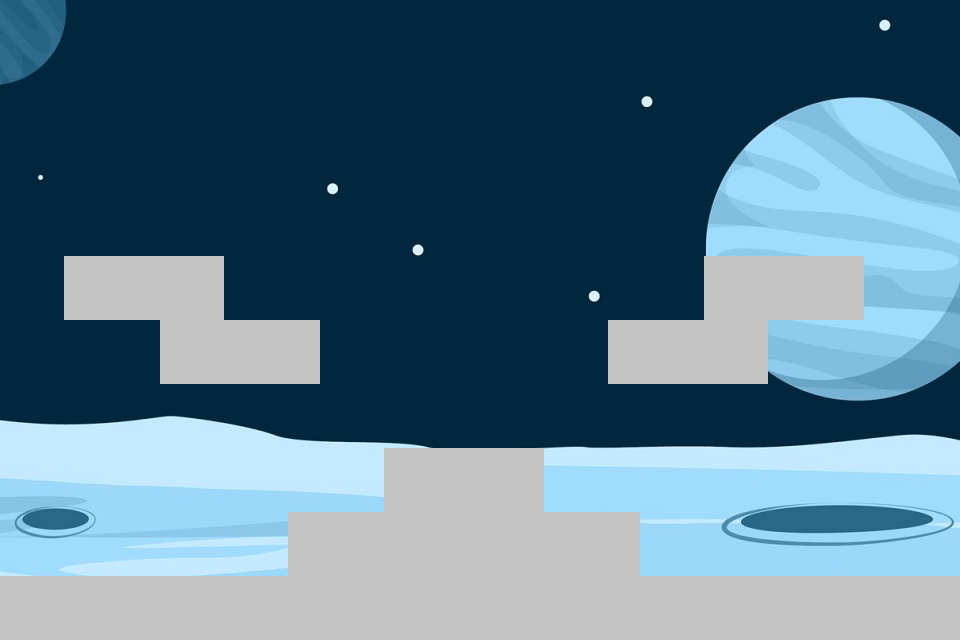

The image is a tile-based game level rendered from a .tmx file. Its description and source (layers, tilesets, objects; grid data summarised) follow:
An orthogonal 30x20 tile map with 32x32 px tiles, 2 tile layers (fondo, plataformas), 2 tilesets and 8 objects (7x star, player).

<map version="1.8" tiledversion="1.8.5" orientation="orthogonal" renderorder="right-down" width="30" height="20" tilewidth="32" tileheight="32" infinite="0" nextlayerid="4" nextobjectid="9">
 <tileset firstgid="1" name="fondonivel1" tilewidth="32" tileheight="32" tilecount="1363" columns="47">
  <image source="../images/fondonivel1.png" width="1531" height="957" />
 </tileset>
 <tileset firstgid="1364" name="plataforma" tilewidth="32" tileheight="32" tilecount="50" columns="25">
  <image source="../images/plataforma.png" width="802" height="66" />
  <tile id="0">
   <properties>
    <property name="colisionables" type="bool" value="true" />
   </properties>
  </tile>
  <tile id="1">
   <properties>
    <property name="colisionables" type="bool" value="true" />
   </properties>
  </tile>
  <tile id="2">
   <properties>
    <property name="colisionables" type="bool" value="true" />
   </properties>
  </tile>
  <tile id="3">
   <properties>
    <property name="colisionables" type="bool" value="true" />
   </properties>
  </tile>
  <tile id="4">
   <properties>
    <property name="colisionables" type="bool" value="true" />
   </properties>
  </tile>
  <tile id="5">
   <properties>
    <property name="colisionables" type="bool" value="true" />
   </properties>
  </tile>
  <tile id="6">
   <properties>
    <property name="colisionables" type="bool" value="true" />
   </properties>
  </tile>
  <tile id="7">
   <properties>
    <property name="colisionables" type="bool" value="true" />
   </properties>
  </tile>
  <tile id="8">
   <properties>
    <property name="colisionables" type="bool" value="true" />
   </properties>
  </tile>
  <tile id="9">
   <properties>
    <property name="colisionables" type="bool" value="true" />
   </properties>
  </tile>
  <tile id="10">
   <properties>
    <property name="colisionables" type="bool" value="true" />
   </properties>
  </tile>
  <tile id="11">
   <properties>
    <property name="colisionables" type="bool" value="true" />
   </properties>
  </tile>
  <tile id="12">
   <properties>
    <property name="colisionables" type="bool" value="true" />
   </properties>
  </tile>
  <tile id="13">
   <properties>
    <property name="colisionables" type="bool" value="true" />
   </properties>
  </tile>
  <tile id="14">
   <properties>
    <property name="colisionables" type="bool" value="true" />
   </properties>
  </tile>
  <tile id="15">
   <properties>
    <property name="colisionables" type="bool" value="true" />
   </properties>
  </tile>
  <tile id="16">
   <properties>
    <property name="colisionables" type="bool" value="true" />
   </properties>
  </tile>
  <tile id="17">
   <properties>
    <property name="colisionables" type="bool" value="true" />
   </properties>
  </tile>
  <tile id="18">
   <properties>
    <property name="colisionables" type="bool" value="true" />
   </properties>
  </tile>
  <tile id="19">
   <properties>
    <property name="colisionables" type="bool" value="true" />
   </properties>
  </tile>
  <tile id="20">
   <properties>
    <property name="colisionables" type="bool" value="true" />
   </properties>
  </tile>
  <tile id="21">
   <properties>
    <property name="colisionables" type="bool" value="true" />
   </properties>
  </tile>
  <tile id="22">
   <properties>
    <property name="colisionables" type="bool" value="true" />
   </properties>
  </tile>
  <tile id="23">
   <properties>
    <property name="colisionables" type="bool" value="true" />
   </properties>
  </tile>
  <tile id="24">
   <properties>
    <property name="colisionables" type="bool" value="true" />
   </properties>
  </tile>
  <tile id="25">
   <properties>
    <property name="colisionables" type="bool" value="true" />
   </properties>
  </tile>
  <tile id="26">
   <properties>
    <property name="colisionables" type="bool" value="true" />
   </properties>
  </tile>
  <tile id="27">
   <properties>
    <property name="colisionables" type="bool" value="true" />
   </properties>
  </tile>
  <tile id="28">
   <properties>
    <property name="colisionables" type="bool" value="true" />
   </properties>
  </tile>
  <tile id="29">
   <properties>
    <property name="colisionables" type="bool" value="true" />
   </properties>
  </tile>
  <tile id="30">
   <properties>
    <property name="colisionables" type="bool" value="true" />
   </properties>
  </tile>
  <tile id="31">
   <properties>
    <property name="colisionables" type="bool" value="true" />
   </properties>
  </tile>
  <tile id="32">
   <properties>
    <property name="colisionables" type="bool" value="true" />
   </properties>
  </tile>
  <tile id="33">
   <properties>
    <property name="colisionables" type="bool" value="true" />
   </properties>
  </tile>
  <tile id="34">
   <properties>
    <property name="colisionables" type="bool" value="true" />
   </properties>
  </tile>
  <tile id="35">
   <properties>
    <property name="colisionables" type="bool" value="true" />
   </properties>
  </tile>
  <tile id="36">
   <properties>
    <property name="colisionables" type="bool" value="true" />
   </properties>
  </tile>
  <tile id="37">
   <properties>
    <property name="colisionables" type="bool" value="true" />
   </properties>
  </tile>
  <tile id="38">
   <properties>
    <property name="colisionables" type="bool" value="true" />
   </properties>
  </tile>
  <tile id="39">
   <properties>
    <property name="colisionables" type="bool" value="true" />
   </properties>
  </tile>
  <tile id="40">
   <properties>
    <property name="colisionables" type="bool" value="true" />
   </properties>
  </tile>
  <tile id="41">
   <properties>
    <property name="colisionables" type="bool" value="true" />
   </properties>
  </tile>
  <tile id="42">
   <properties>
    <property name="colisionables" type="bool" value="true" />
   </properties>
  </tile>
  <tile id="43">
   <properties>
    <property name="colisionables" type="bool" value="true" />
   </properties>
  </tile>
  <tile id="44">
   <properties>
    <property name="colisionables" type="bool" value="true" />
   </properties>
  </tile>
  <tile id="45">
   <properties>
    <property name="colisionables" type="bool" value="true" />
   </properties>
  </tile>
  <tile id="46">
   <properties>
    <property name="colisionables" type="bool" value="true" />
   </properties>
  </tile>
  <tile id="47">
   <properties>
    <property name="colisionables" type="bool" value="true" />
   </properties>
  </tile>
  <tile id="48">
   <properties>
    <property name="colisionables" type="bool" value="true" />
   </properties>
  </tile>
  <tile id="49">
   <properties>
    <property name="colisionables" type="bool" value="true" />
   </properties>
  </tile>
 </tileset>
 <layer id="1" name="fondo" width="30" height="20">
  <data>[600 cells, 600 non-empty, 478 distinct tile ids]</data>
 </layer>
 <objectgroup id="3" name="objetos">
  <object id="1" name="player" x="44.9407" y="553.828">
   <point />
  </object>
  <object id="2" name="star" type="star" x="88.5596" y="218.095">
   <point />
  </object>
  <object id="3" name="star" type="star" x="154.649" y="120.282">
   <point />
  </object>
  <object id="4" name="star" type="star" x="280.219" y="292.115">
   <point />
  </object>
  <object id="5" name="star" type="star" x="654.284" y="286.827">
   <point />
  </object>
  <object id="6" name="star" type="star" x="848.586" y="228.669">
   <point />
  </object>
  <object id="7" name="star" type="star" x="767.957" y="112.352">
   <point />
  </object>
  <object id="8" name="star" type="star" x="465.268" y="408.432">
   <point />
  </object>
 </objectgroup>
 <layer id="2" name="plataformas" width="30" height="20">
  <data>[600 cells, 0 non-empty, 0 distinct tile ids]</data>
 </layer>
</map>